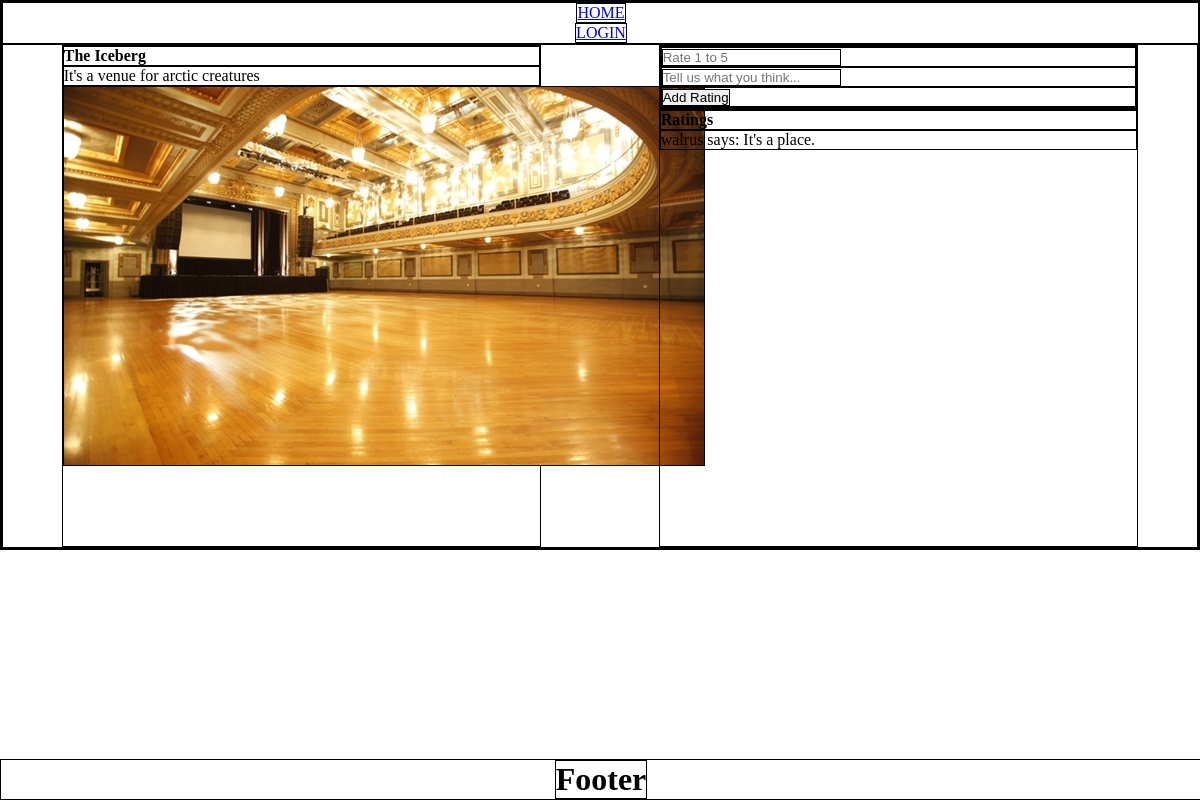
The app's page /venue/1, older data.
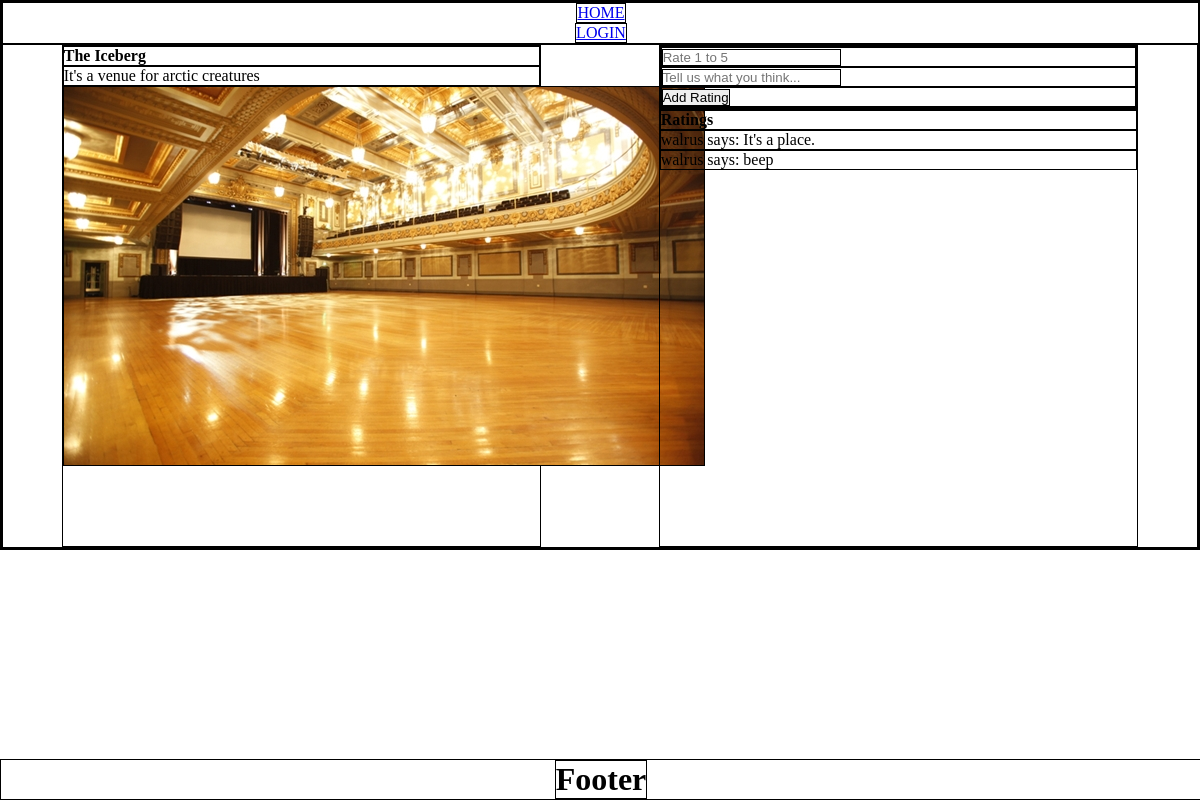
The same page, newer data.
### app/models.py (models this page shows, shortened)
class Venue(Model):
    name = CharField()
    img = BlobField(default="default_venue.jpg")
    about = CharField()
    address = CharField()
    city = CharField()
    state = CharField()
    zip = CharField()
    class Meta:
        database = DATABASE

class Rating(Model):
    user_fk = ForeignKeyField(
        model=User,
        backref="users"
    )
    venue_fk = ForeignKeyField(
        model=Venue,
        backref="venues",
        null=True
    )
    band_fk = ForeignKeyField(
        model=User,
        backref="bands",
        null=True
    )
    rating = IntegerField()
    message = CharField(max_length=1024)
    class Meta:
        database = DATABASE

class User(UserMixin, Model):
    username = CharField(unique=True)
    email = CharField(unique=True, max_length=256)
    password = CharField(max_length=128)
    avatar = BlobField(default="default.png")
    city = CharField()
    state = CharField()
    zip = CharField()
    user_level = CharField(default="user")
    class Meta:
        database = DATABASE

### app/routes.py (the view, shortened to what this page needs)
@app.route('/venue/<id>', methods=('GET', 'POST')) # this will need to be a dynamic route
def venue(id):
    found_venue = models.Venue.get(models.Venue.id == id)
    decoder = found_venue.img.decode()
    location = (f'images/{decoder}')
    venue_img = url_for('static', filename=location)
    ratings = models.Rating.select().where(models.Rating.venue_fk == found_venue.id)
    form = RatingForm()
    return render_template('venue.html', venue=found_venue, venue_img=venue_img, ratings=ratings, form=form)

### app/forms.py
class RatingForm(FlaskForm):
    rating = StringField('Rate 1 to 5', validators=[DataRequired(), Length(min=1,max=1)])
    message = StringField('Tell us what you think...', validators=[DataRequired(), Length(max=512)])
    submit = SubmitField("Add Rating")

### app/__init__.py (called while the page is built)
@app.before_request
def before_request():
    g.db = DATABASE
    g.db.connect()
    g.user = current_user

@app.after_request
def after_request(response):
    g.db.close()
    return response

### app/templates/venue.html (shortened to what this page needs)
{% extends "layout.html" %}\
{% from 'macros.html' import render_field %}
{% block sidebar %}
<h4>{{venue.name}}</h4>
<p>{{venue.about}}</p>
<img src="{{ venue_img }}" alt="">
{% endblock %}
{% block main_header %}
<form method="POST" action="" class="form">
    {% for field in form %}
        {{ render_field(field) }}
    {% endfor %}
</form>
{% endblock%}
{% block main %}
<h4>Ratings</h4>
    {% for rating in ratings %}
        <p>{{ rating.user_fk.username }} says: {{ rating.message }}</p>
    {% endfor %}
{% endblock %}

### app/templates/layout.html (shortened to what this page needs)
<!DOCTYPE html>
<html lang="en">
<head>
    <link rel=stylesheet type=text/css href="{{ url_for('static', filename='css/styles.css') }}">
</head>
<body>
    <header>
        {% include '/header.html' %}
    </header>
    <main>
        <div class="sidebar">
            {% block sidebar %}
            {% endblock %}
        </div>
        <div class="main-content">
            {% block main_header %}
            {% endblock %}
            {% block main %}
            {% endblock %}
        </div>
    </main>
    <footer>
        {% include '/footer.html' %}
    </footer>
</body>
</html>

### app/templates/macros.html (shortened to what this page needs)
{% macro render_field(field) %}
    <div class="field">
        {{ field(placeholder=field.label.text) }}
    </div>
{% endmacro %}

### app/templates/header.html (shortened to what this page needs)
{% block header %}
{% if g.user.is_authenticated %}
<a  href="/logout">LOGOUT</a>
{% else %}
<a  href="/login">LOGIN</a>
{% endif %}
<a href="/">HOME</a>
{% endblock %}

### app/templates/footer.html
{% block footer %}
<h1>Footer</h1>
{% endblock %}

### app/static/css/styles.css (style rules this page uses)
* { margin: 0 auto; padding: 0; border: 1px solid black; }
main { display: flex; align-items: center; }
header { height: auto; width: 100%; display: flex; flex-direction: column-reverse; justify-content: center; }
footer { position: fixed; display: flex; flex-direction: column-reverse; width: 100%; left: 0; bottom: 0; margin: 0 auto; }
.sidebar, .main-content { height: 500px; width: 40%; }

Row changes from the older to the newer data that the page shows:
added Rating: user_fk.username "walrus", message "beep"
